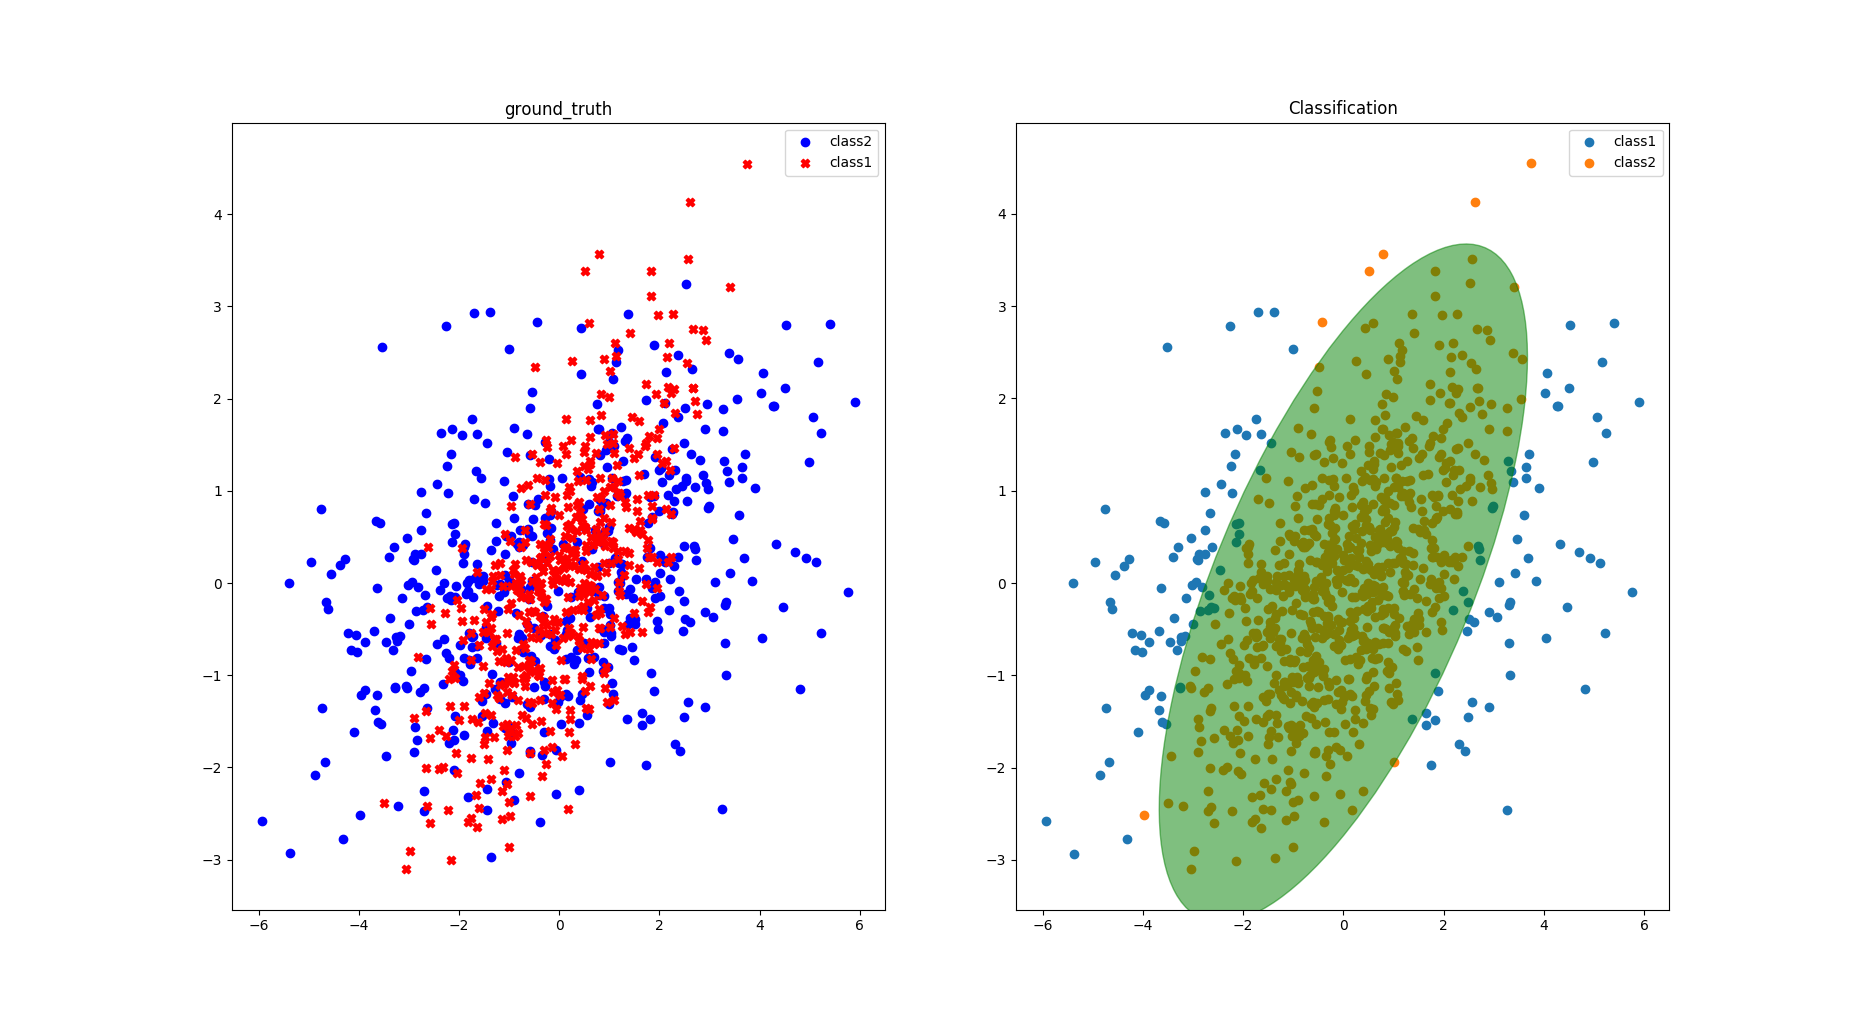

Source code (Python):
import numpy as np
import matplotlib.pyplot as plt
from matplotlib.patches import Ellipse

feat_prob = np.array([0.5,0.5])
# Class 1
u1 = np.array([0.0,0.0])
E1 = np.array([[1.5,1],[1,1.5]])
X1 = np.random.multivariate_normal(u1, E1 , size=(500,))
Y1 = np.ones(500)

# Class 2
u2 = np.array([0.0,0.0])
E2 = np.array([[5,1],[1,1.5]])
X2 = np.random.multivariate_normal(u2, E2, size=(500,))
Y2 = np.zeros(500)

X = np.zeros([1000,2])
X[0:500,:] = X1
X[500:,:] = X2
Y = np.zeros([1000,])
Y[0:500] = Y1
Y[500:] = Y2

E1_inv = np.linalg.inv(E1)
W1 = -0.5*E1_inv
w1 = E1_inv.dot(u1)
b1 = -0.5*(u1.T.dot(E1_inv)).dot(u1) -0.5*np.linalg.det(E1) + np.log(feat_prob[0])


E2_inv = np.linalg.inv(E2)
W2 = -0.5*E2_inv
w2 = E2_inv.dot(u2)
b2 = -0.5*(u2.T.dot(E2_inv)).dot(u2) -0.5*np.linalg.det(E2) + np.log(feat_prob[1])

g1 = (X.dot(W1).dot(X.T)).diagonal() + X.dot(w1) + b1 
g2 = (X.dot(W2).dot(X.T)).diagonal() + X.dot(w2) + b2 
g = (g1-g2)

# print(g1-g2)
fig = plt.figure()
ax1 = fig.add_subplot(121)
ax1.scatter(X2[:,0], X2[:,1], c='b', marker='o', label='class2')
ax1.scatter(X1[:,0], X1[:,1], c='r', marker='X', label='class1')
ax1.set_title('ground_truth')
plt.legend()

def plot_cov_ellipse(cov, pos, nstd=2, ax=None, **kwargs):
    def eigsorted(cov):
        vals, vecs = np.linalg.eigh(cov)
        order = vals.argsort()[::-1]
        return vals[order], vecs[:,order]

    if ax is None:
        ax = plt.gca()

    vals, vecs = eigsorted(cov)
    theta = np.degrees(np.arctan2(*vecs[:,0][::-1]))

    # Width and height are "full" widths, not radius
    width, height = 2 * nstd * np.sqrt(vals)
    ellip = Ellipse(xy=pos, width=width, height=height, angle=theta, **kwargs)

    ax.add_artist(ellip)
    return ellip

ax2 = fig.add_subplot(122)
X_ind_g2 = g<0
ax2.scatter(X[X_ind_g2,0], X[X_ind_g2,1],label='class1')
X_ind_g1 = g>0
# ax2.plot()
ax2.scatter(X[X_ind_g1,0], X[X_ind_g1,1],label='class2')
ax2.set_title('Classification')

plot_cov_ellipse(E1,u1, nstd=3, alpha=0.5, color='green')

plt.legend()
plt.show()
